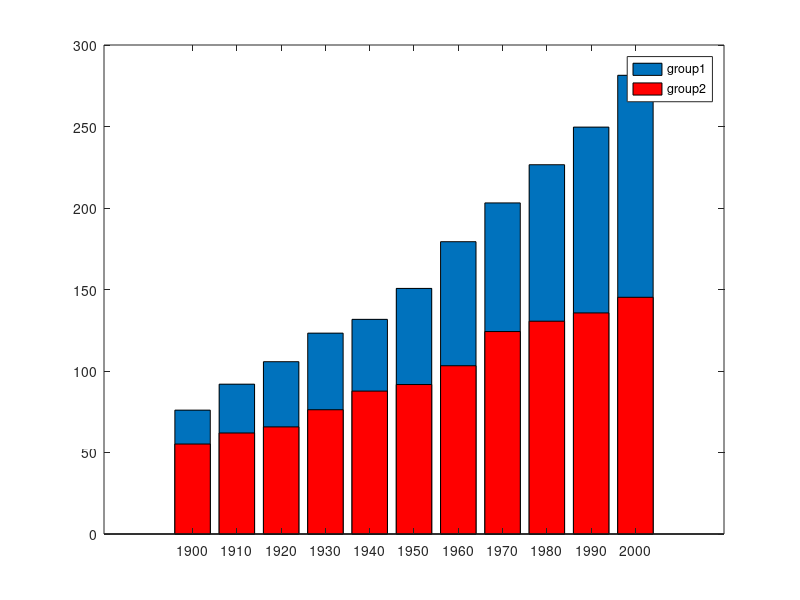

Write the MATLAB code that produced this figure. (Note: this script raises an error after producing the figure.)

%bins 
x = 1900:10:2000;

%data 
y1 = [75.99,91.92,105.71,...
       123.23,131.69,...
       150.67,179.33,203.12,...
       226.55,249.63,281.42];
%data 
y2 = [55.2,61.972,65.71,...
       76.23,87.669,...
       91.7,103.23,124.21,...
       130.55,135.63,145.22];

%create MATLAB bar chart 
fig = figure; 
bar(x, y1);
hold on
bar(x, y2,'r');

%add legend
legend('group1','group2'); 

% PLOTLY 
p = plotlyfigure(gcf);
plotly(p,false);
plotly_url = p.Response.url; 

